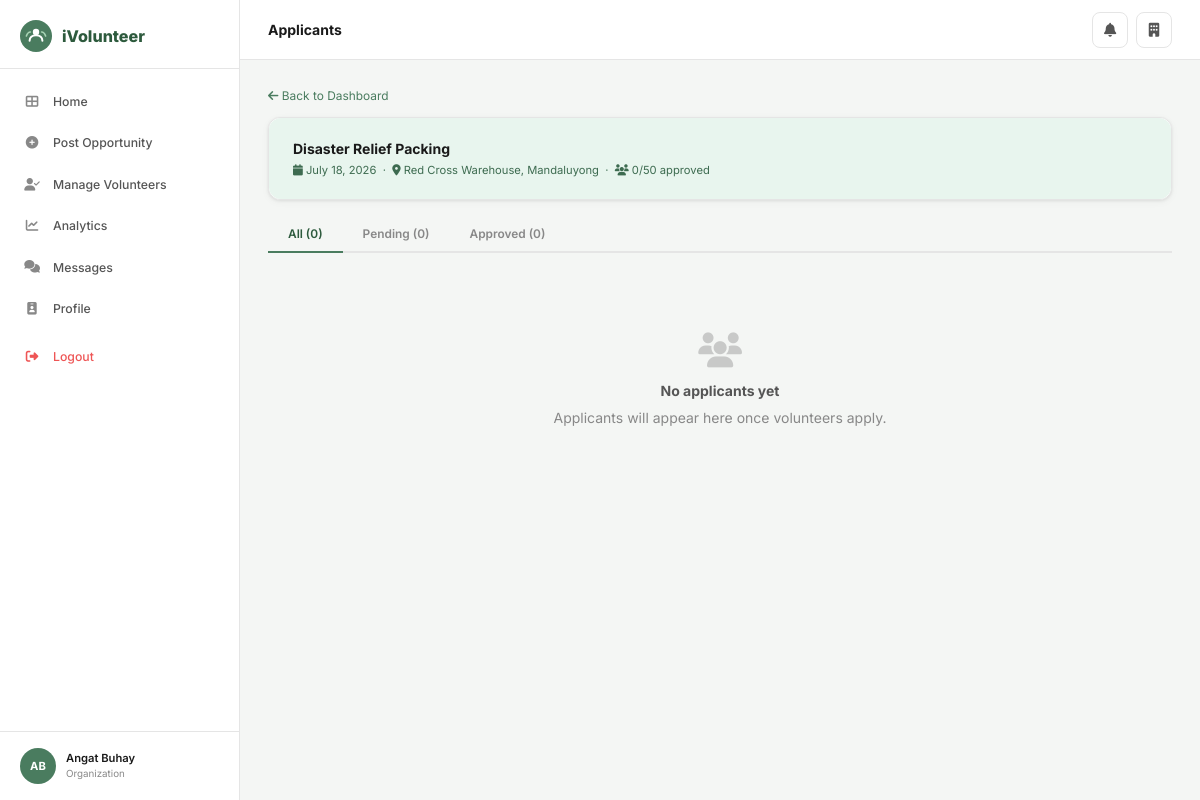
Page /org/opportunity/6/applicants/ (signed in) on the committed database.
### core/models.py (models this page shows, shortened)
class User(AbstractUser):
    ROLE_CHOICES = [('volunteer','Volunteer'),('organization','Organization'),('admin','Admin')]
    STATUS_CHOICES = [('active','Active'),('pending','Pending'),('suspended','Suspended'),('inactive','Inactive')]
    role = models.CharField(max_length=20, choices=ROLE_CHOICES, default='volunteer')
    phone_number = models.CharField(max_length=20, blank=True)
    profile_picture = models.ImageField(upload_to='profile_pics/', blank=True, null=True)
    location = models.CharField(max_length=200, blank=True)
    status = models.CharField(max_length=20, choices=STATUS_CHOICES, default='active')
    is_verified = models.BooleanField(default=False)

class Opportunity(models.Model):
    CATEGORY_CHOICES = [('environmental','Environmental'),('healthcare','Healthcare'),('education','Education'),('community','Community'),('animal_care','Animal Care'),('disaster','Disaster Relief'),('other','Other')]
    STATUS_CHOICES = [('active','Active'),('pending','Pending'),('suspended','Suspended'),('completed','Completed'),('cancelled','Cancelled')]
    organization = models.ForeignKey(Organization, on_delete=models.CASCADE, related_name='opportunities')
    title = models.CharField(max_length=200)
    description = models.TextField()
    category = models.CharField(max_length=30, choices=CATEGORY_CHOICES)
    location = models.CharField(max_length=200)
    date = models.DateField()
    start_time = models.TimeField()
    end_time = models.TimeField()
    max_volunteers = models.PositiveIntegerField(default=50)
    requirements = models.TextField(blank=True)
    what_to_bring = models.TextField(blank=True)
    image = models.ImageField(upload_to='opportunities/', blank=True, null=True)
    status = models.CharField(max_length=20, choices=STATUS_CHOICES, default='active')
    created_at = models.DateTimeField(default=timezone.now)
    class Meta: ordering = ['-created_at']
    @property
    def approved_count(self): return self.applications.filter(status='approved').count()
    @property
    def pending_count(self): return self.applications.filter(status='pending').count()

### core/views.py (the view)
# urls.py: path('org/opportunity/<int:opp_pk>/applicants/', views.org_applicants, name='org_applicants'),
@login_required
def org_applicants(request, opp_pk):
    if not is_org(request.user): return redirect('home')
    org = get_object_or_404(Organization, user=request.user)
    opp = get_object_or_404(Opportunity, pk=opp_pk, organization=org)
    apps = opp.applications.select_related('volunteer__volunteer_profile')
    return render(request, 'core/org_applicants.html', {'opp': opp, 'applications': apps})

### core/views.py (called while the page is built)
def is_org(u): return u.is_authenticated and u.role == 'organization'

### core/templates/core/org_applicants.html (shortened to what this page needs)
{% extends 'core/base.html' %}
{% block page_title %}Applicants{% endblock %}
{% block content %}
<div style="margin-bottom:12px"><a href="{% url 'org_dashboard' %}" style="color:#4a7c5f;font-size:.85rem"><i class="fas fa-arrow-left"></i> Back to Dashboard</a></div>
<div class="card mb-4"><div class="card-body" style="background:#e8f5ee;border-radius:12px"><div style="font-weight:700;font-size:1rem">{{ opp.title }}</div><div style="font-size:.8rem;color:#3d6b50;margin-top:3px"><i class="fas fa-calendar"></i> {{ opp.date }} &nbsp;·&nbsp; <i class="fas fa-map-marker-alt"></i> {{ opp.location }} &nbsp;·&nbsp; <i class="fas fa-users"></i> {{ opp.approved_count }}/{{ opp.max_volunteers }} approved</div></div></div>
<div class="tabs">
  <button class="tab-btn active" onclick="filterApps('all',this)">All ({{ applications.count }})</button>
  <button class="tab-btn" onclick="filterApps('pending',this)">Pending ({{ opp.pending_count }})</button>
  <button class="tab-btn" onclick="filterApps('approved',this)">Approved ({{ opp.approved_count }})</button>
</div>
{% if applications %}
<div style="display:flex;flex-direction:column;gap:10px" id="app-list">
{% for app in applications %}
<div class="card app-card" data-status="{{ app.status }}">
  <div class="card-body" style="display:flex;align-items:center;gap:16px">
    <div style="width:46px;height:46px;border-radius:50%;background:#4a7c5f;color:#fff;display:flex;align-items:center;justify-content:center;font-weight:700;font-size:1rem;flex-shrink:0;overflow:hidden">
      {% if app.volunteer.profile_picture %}<img src="{{ app.volunteer.profile_picture.url }}" alt="" style="width:100%;height:100%;object-fit:cover">{% else %}{{ app.full_name|first|upper }}{% endif %}
    </div>
    <div style="flex:1">
      <div style="font-weight:700;font-size:.97rem">{{ app.full_name }}</div>
      <div style="font-size:.78rem;color:#888;margin-top:2px"><i class="fas fa-envelope" style="color:#4a7c5f"></i> {{ app.email }} &nbsp;·&nbsp; <i class="fas fa-phone" style="color:#4a7c5f"></i> {{ app.phone }}</div>
      {% if app.has_previous_experience %}<span style="font-size:.7rem;background:#e8f5ee;color:#2d5a3d;padding:2px 8px;border-radius:20px;font-weight:600;margin-top:4px;display:inline-block">Has Experience</span>{% endif %}
    </div>
    <div style="display:flex;align-items:center;gap:12px">
      <span style="font-size:.72rem;color:#888">{{ app.applied_at|date:"M d" }}</span>
      <span class="badge badge-{{ app.status }}">{{ app.get_status_display }}</span>
      <a href="{% url 'applicant_detail' app.pk %}" class="btn btn-green btn-sm">View</a>
    </div>
  </div>
</div>
{% endfor %}
</div>
{% else %}
<div class="empty-state"><i class="fas fa-users"></i><h3>No applicants yet</h3><p>Applicants will appear here once volunteers apply.</p></div>
{% endif %}
{% endblock %}

### core/templates/core/base.html (shortened to what this page needs)
<!DOCTYPE html>
<html lang="en">
<head>
<link rel="stylesheet" href="https://cdnjs.cloudflare.com/ajax/libs/font-awesome/6.5.0/css/all.min.css">
{% load static %}
</head>
<body>
{% block full_page %}
<div class="layout">
  {% if user.is_authenticated %}
  <aside class="sidebar">
    <div class="sidebar-logo">
      <span class="sidebar-logo-text">iVolunteer</span>
    </div>
    <nav class="sidebar-nav">
      {% if user.role == 'admin' or user.is_superuser %}
        <a href="{% url 'admin_dashboard' %}" class="nav-item {% if request.resolver_match.url_name == 'admin_dashboard' %}active{% endif %}">
          <i class="fas fa-th-large"></i> Dashboard
        </a>
        <a href="{% url 'admin_organizations' %}" class="nav-item {% if 'admin_org' in request.resolver_match.url_name %}active{% endif %}">
          <i class="fas fa-building-user"></i> Organizations
        </a>
        <a href="{% url 'admin_users' %}" class="nav-item {% if 'admin_user' in request.resolver_match.url_name %}active{% endif %}">
          <i class="fas fa-users"></i> Users
        </a>
        <a href="{% url 'admin_verification' %}" class="nav-item {% if 'verification' in request.resolver_match.url_name %}active{% endif %}">
          <i class="fas fa-id-card"></i> Verification
        </a>
        <a href="{% url 'admin_opportunities' %}" class="nav-item {% if 'admin_opportunities' in request.resolver_match.url_name %}active{% endif %}">
          <i class="fas fa-hand-holding-heart"></i> Opportunities
        </a>
        <a href="{% url 'admin_reports' %}" class="nav-item {% if 'report' in request.resolver_match.url_name %}active{% endif %}">
          <i class="fas fa-flag"></i> Reports
        </a>
        <a href="{% url 'admin_analytics' %}" class="nav-item {% if 'analytics' in request.resolver_match.url_name %}active{% endif %}">
          <i class="fas fa-chart-bar"></i> Analytics
        </a>
      {% elif user.role == 'organization' %}
        <a href="{% url 'org_dashboard' %}" class="nav-item {% if request.resolver_match.url_name == 'org_dashboard' %}active{% endif %}">
          <i class="fas fa-th-large"></i> Home
        </a>
        <a href="{% url 'create_opp' %}" class="nav-item {% if 'create_opp' == request.resolver_match.url_name %}active{% endif %}">
          <i class="fas fa-plus-circle"></i> Post Opportunity
        </a>
        <a href="{% url 'org_manage_volunteers' %}" class="nav-item {% if 'manage_volunteers' in request.resolver_match.url_name %}active{% endif %}">
          <i class="fas fa-user-check"></i> Manage Volunteers
        </a>
        <a href="{% url 'org_analytics' %}" class="nav-item {% if 'org_analytics' == request.resolver_match.url_name %}active{% endif %}">
          <i class="fas fa-chart-line"></i> Analytics
        </a>
        <a href="{% url 'chats' %}" class="nav-item {% if 'chat' in request.resolver_match.url_name %}active{% endif %}">
          <i class="fas fa-comments"></i> Messages
        </a>
        <a href="{% url 'org_profile' %}" class="nav-item {% if 'org_profile' == request.resolver_match.url_name %}active{% endif %}">
          <i class="fas fa-id-badge"></i> Profile
        </a>
      {% endif %}
      <a href="{% url 'logout' %}" class="nav-item nav-logout" style="margin-top:8px">
        <i class="fas fa-sign-out-alt"></i> Logout
      </a>
    </nav>
    <div class="sidebar-footer">
      <div class="sidebar-user">
        <div class="s-avatar">
          {% if user.profile_picture %}<img src="{{ user.profile_picture.url }}" alt="">
          {% else %}{{ user.first_name|first|upper }}{{ user.last_name|first|upper }}{% endif %}
        </div>
        <div>
          <div class="s-user-name">{{ user.get_full_name|default:user.username }}</div>
          <div class="s-user-role">{{ user.get_role_display }}</div>
        </div>
      </div>
    </div>
  </aside>
  {% endif %}
  <main class="main">
    {% if user.is_authenticated %}
    <header class="topbar">
      <span class="topbar-title">{% block page_title %}{% endblock %}</span>
      <div class="topbar-right">
        <a href="{% url 'notifications' %}" class="icon-btn" title="Notifications">
          <i class="fas fa-bell"></i>
        </a>
        {% if user.role == 'volunteer' %}
        <a href="{% url 'vol_profile' %}" class="icon-btn"><i class="fas fa-user"></i></a>
        {% elif user.role == 'organization' %}
        <a href="{% url 'org_profile' %}" class="icon-btn"><i class="fas fa-building"></i></a>
        {% endif %}
      </div>
    </header>
    {% endif %}
    <div class="content">
      {% block content %}{% endblock %}
    </div>
  </main>
</div>
{% endblock full_page %}
</body>
</html>

### core/templates/core/base.html (style rules this page uses)
:root { --green:#4a7c5f;--green-dark:#2d5a3d;--green-mid:#3d6b50;--green-light:#e8f5ee; --green-btn:#4a7c5f;--accent:#f0a500; --sidebar-bg:#fff;--sidebar-w:240px; --text:#1a1a1a;--text-2:#555;--text-3:#888; --bg:#f4f6f4;--white:#fff; --border:#e5e5e5;--border-2:#d0d0d0; --radius:12px;--radius-sm:8px; --shadow:0 1px 3px rgba(0,0,0,.08),0 2px 8px rgba(0,0,0,.04); --shadow-md:0 4px 16px rgba(0,0,0,.1); }
*,*::before,*::after { box-sizing:border-box;margin:0;padding:0 }
html { font-size:14px }
body { font-family:'Inter',sans-serif;background:var(--bg);color:var(--text);line-height:1.5 }
a { color:inherit;text-decoration:none }
button,input,select,textarea { font-family:inherit }
.layout { display:flex;min-height:100vh }
.sidebar { width:var(--sidebar-w);background:var(--white);border-right:1px solid var(--border);position:fixed;top:0;left:0;bottom:0;display:flex;flex-direction:column;overflow-y:auto;z-index:200 }
.sidebar-logo { padding:20px 20px 16px;display:flex;align-items:center;gap:10px;border-bottom:1px solid var(--border) }
.sidebar-logo-text { font-size:1.15rem;font-weight:800;color:var(--green-dark) }
.sidebar-nav { flex:1;padding:12px 0 }
.nav-item { display:flex;align-items:center;gap:12px;padding:11px 20px;color:var(--text-2);font-size:.875rem;font-weight:500;cursor:pointer;transition:.15s;border-left:3px solid transparent;margin:1px 0 }
.nav-item i { width:18px;text-align:center;color:var(--text-3);font-size:.9rem }
.nav-logout { color:#e55;margin-top:auto }
.nav-logout i { color:#e55 }
.sidebar-footer { padding:16px 20px;border-top:1px solid var(--border) }
.sidebar-user { display:flex;align-items:center;gap:10px }
.s-avatar { width:36px;height:36px;border-radius:50%;background:var(--green);color:#fff;display:flex;align-items:center;justify-content:center;font-weight:700;font-size:.8rem;flex-shrink:0;overflow:hidden }
.s-user-name { font-size:.8rem;font-weight:600;color:var(--text) }
.s-user-role { font-size:.7rem;color:var(--text-3) }
.main { margin-left:var(--sidebar-w);flex:1;display:flex;flex-direction:column }
.topbar { background:var(--white);border-bottom:1px solid var(--border);height:60px;display:flex;align-items:center;justify-content:space-between;padding:0 28px;position:sticky;top:0;z-index:100 }
.topbar-title { font-size:1rem;font-weight:700;color:var(--text) }
.topbar-right { display:flex;align-items:center;gap:8px }
.icon-btn { width:36px;height:36px;border-radius:8px;border:1px solid var(--border);background:var(--white);display:flex;align-items:center;justify-content:center;color:var(--text-2);cursor:pointer;transition:.15s;position:relative }
.content { padding:24px 28px;flex:1;max-width:1180px;width:100% }
.card { background:var(--white);border-radius:var(--radius);border:1px solid var(--border);box-shadow:var(--shadow) }
.card-body { padding:20px 24px }
.tabs { display:flex;gap:0;border-bottom:2px solid var(--border);margin-bottom:20px }
.tab-btn { padding:10px 20px;font-size:.85rem;font-weight:600;color:var(--text-3);cursor:pointer;border:none;background:transparent;border-bottom:2px solid transparent;margin-bottom:-2px;transition:.15s }
.tab-btn.active { color:var(--green-dark);border-bottom-color:var(--green) }
.mb-4 { margin-bottom:16px }
.empty-state { text-align:center;padding:60px 20px;color:var(--text-3) }
.empty-state i { font-size:2.5rem;margin-bottom:12px;opacity:.4;display:block }
.empty-state h3 { font-size:1rem;color:var(--text-2);margin-bottom:6px }

### rows in the picture
User: first_name|first "A", last_name|first "B", get_full_name "Angat Buhay", role "Organization"
Opportunity: title "Disaster Relief Packing", date "July 18, 2026", location "Red Cross Warehouse, Mandaluyong", approved_count "0", max_volunteers "50", pending_count "0"

### other values in the picture
{{ applications.count }} "0"
